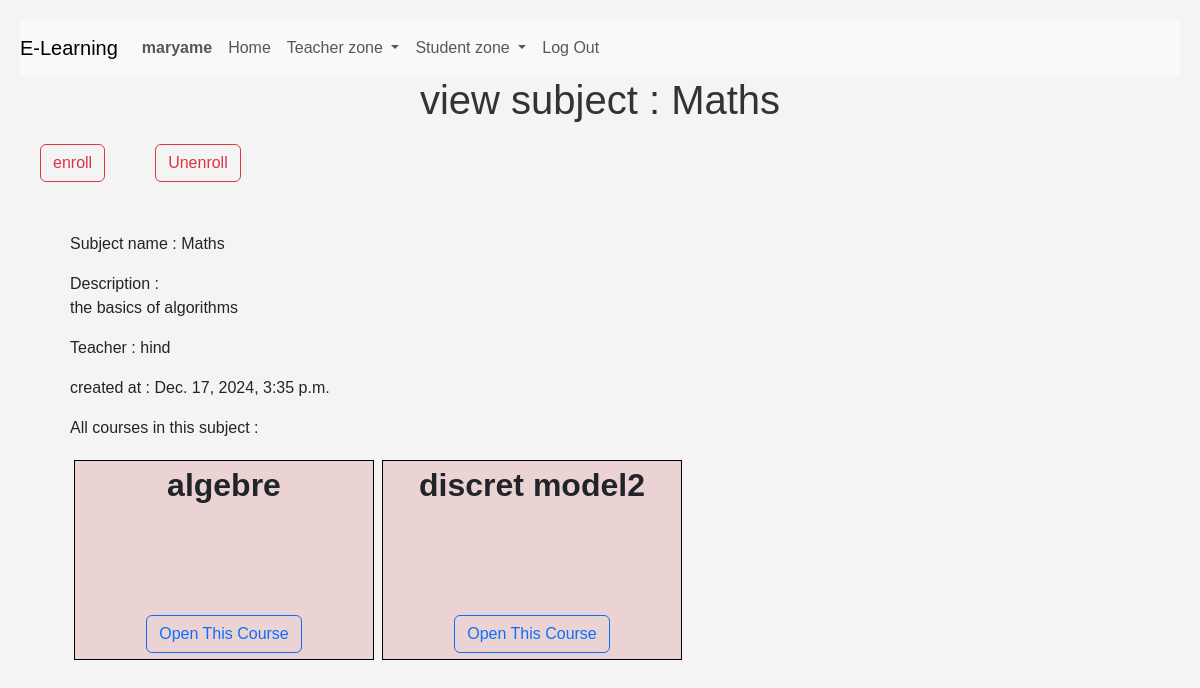
Page /subject/Maths (signed in) on the committed database.
### e_learning/models.py (models this page shows, shortened)
class User(AbstractUser):
    pass

class Subject(models.Model):
    subject_name = models.CharField(max_length=100 ,unique=True)
    subject_description =models.TextField(blank=True)
    created_at = models.DateTimeField(auto_now_add=True)
    teacher = models.ForeignKey(Teacher, on_delete=models.CASCADE, related_name="subject_teacher")
    course= models.ManyToManyField(Course ,related_name="course_subject")
    enrolled_by = models.ManyToManyField(Student, through='enroll' , through_fields=('subject', 'student'),related_name='enrolled_sub')

class Teacher(models.Model):
    teacher_user = models.OneToOneField(User, on_delete = models.CASCADE)
    created_at = models.DateTimeField(auto_now_add=True)
    students = models.ManyToManyField(Student,related_name="is_student")
    profil_img=models.ImageField(upload_to='img_profile/',blank=True, default='images/default_profile.png')

class Course(models.Model):
    course_name = models.CharField(max_length=100, unique=True)
    created_at = models.DateTimeField(auto_now_add=True)
    course_content=models.TextField(blank=True)
    course_documents=models.FileField(upload_to='documents/',null=True,blank=True)
    course_image=models.ImageField(upload_to='img/',null=True,blank=True)
    is_open=models.BooleanField(default=False)

### e_learning/views.py (the view)
# urls.py: path("subject/<str:name>",views.subject,name="subject"),
@login_required
def subject(request,name):
    user=request.user
    user1=User.objects.get(username=user)
    teachers=Teacher.objects.all()
    try:
        student=Student.objects.get(student_user=user1)
        student_user=student.student_user
        student_name=student_user.username
    except Student.DoesNotExist:
        student=0
        student_name=0
    subject = Subject.objects.get(subject_name=name)
    courses = subject.course.all()
    print(user,student_name)
    opened_courses = opened_course.objects.filter(student__student_user=user).values_list('course', flat=True)
    for course in courses:
         course.is_open = course.id in opened_courses
    return render(request, "e_learning/subject.html",{
        "subject": subject,
        "teachers":teachers,
        "student_name":student_name,
        "courses": courses,
        "userr": user.username,
    })

### e_learning/templates/e_learning/subject.html (shortened to what this page needs)
{% extends "e_learning/layout.html" %}
{% load static %}
{% block body %}
 <h1>view subject : {{subject.subject_name}} </h1>
 {% if userr == student_name %}
       <div style="display: flex ; margin: 20px;">
        <form action="{% url 'enrolling' subject.subject_name %}" method="POST" style="margin-right: 50px;">
            <button type="submit" class="btn btn-outline-danger">enroll</button>
            </form>
            <form action="{% url 'unenrolling' subject.subject_name  %}" method="POST">
              <button type="submit" class="btn btn-outline-danger">Unenroll</button>
              </form>
        </div>
        {% endif %}
<div style="margin: 50px; font: 2em ;;">
    <p>Subject name : {{subject.subject_name}}    </p>
    <p>Description : <br>{{subject.subject_description}}    </p>
    <p> Teacher : {{subject.teacher.teacher_user}}    </p>
    <p> created at : {{subject.created_at}}    </p>
    <p> All courses in this subject :
        <br>
        <div style="display: flex;">{% for course in courses %}
            {% if course.is_open %}
            <div class="course" id="{{ course.course_name }}" style="border: solid 1px black; width: 300px; height: 200px; font-size: 2em; margin: 4px; text-align: center; background-color: grey;">
                <strong>{{ course.course_name }}</strong>
                <br>
                <span class="status">
                        <span style="color: green;">Opened</span>
                    {% else %}
                    <div class="course" id="{{ course.course_name }}" style="border: solid 1px black; width: 300px; height: 200px; font-size: 2em; margin: 4px; text-align: center; background-color: rgb(235, 211, 211);">
                        <strong>{{ course.course_name }}</strong>
                        <br>
                    {% endif %}
                <br>
                <a href="{% url 'course' course.course_name %}" id="{{ course.course_name }}" class="btn btn-outline-primary" style="position: relative; margin-bottom: -100px;">Open This Course</a>
            </div>
        {% endfor %}</div>
    </p>
</div>
{% endblock %}

### e_learning/templates/e_learning/layout.html (shortened to what this page needs)
{% load static %}
<!DOCTYPE html>
<html lang="en">
    <head>
        <link href="https://cdn.jsdelivr.net/npm/bootstrap@5.3.3/dist/css/bootstrap.min.css" rel="stylesheet">
        <link rel="stylesheet" href="{% static 'e_learning/styles.css' %}" >
    </head>
    <body>
        <nav class="navbar navbar-expand-lg navbar-light bg-light">
            <a class="navbar-brand" href="#">E-Learning</a>
            <div>
              <ul class="navbar-nav mr-auto">
                {% if user.is_authenticated %}
                    <li class="nav-item">
                        <a class="nav-link" href="{% url 'profil' %}"><strong>{{ user.username }}</strong></a>
                    </li>
                {% endif %}
                <li class="nav-item">
                  <a class="nav-link" href="{% url 'index' %}">Home</a>
                </li>
                {% if user.is_authenticated %}
                   <li class="nav-item dropdown">
                    <a class="nav-link dropdown-toggle"  role="button" data-bs-toggle="dropdown" aria-expanded="false">
                      Teacher zone
                    </a>
                  </li>
                  <li class="nav-item dropdown">
                    <a class="nav-link dropdown-toggle"  role="button" data-bs-toggle="dropdown" aria-expanded="false">
                      Student zone
                    </a>
                  </li>
                        <li class="nav-item"><a class="nav-link" href="{% url 'logout' %}">Log Out</a>
                    </li>
                {% endif %}
              </ul>
            </div>
          </nav>
        <div class="body">
            {% block body %}
            {% endblock %}
        </div>
    </body>
    </html>

### e_learning/static/e_learning/styles.css (style rules this page uses)
body { font-family: Arial, sans-serif; background-color: #f4f4f4; margin: 0; padding: 20px; }
h1 { text-align: center; color: #333; }

### rows in the picture
User: username "maryame"
Subject: subject_name "Maths", subject_description "the basics of algorithms", teacher.teacher_user "hind", created_at "Dec. 17, 2024, 3:35 p.m."
Course: course_name "algebre"
Course: course_name "discret model2"
